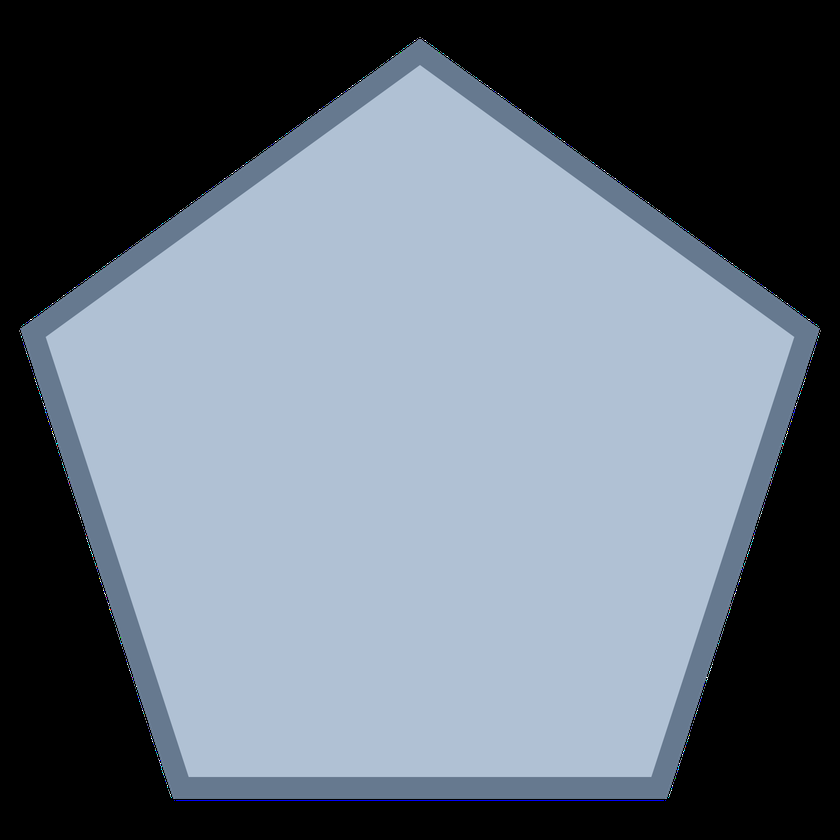
%> input picture data/pentagon.png, 840 x 840 px, shrunk from 1600 x 1600 before the run
$ octave gradient.m   (GNU Octave 9; MATLAB toolbox functions it lacks are replaced by stand-ins)
%> lines starting %> are read from the running program, lines starting %| are printed output that depends on the picture
### tests/isoctave.m
%% functions
function retval = isoctave
  persistent cacheval;  % speeds up repeated calls

  if isempty (cacheval)
    cacheval = (exist ('OCTAVE_VERSION', 'builtin') > 0);
  end

  retval = cacheval;
end

### tests/gradient.m
if isoctave()
   pkg load image;
else
   import image;
end

clear all;
close all;

[path, name, ext] = fileparts(mfilename('fullpath'));
path = fullfile(path, '/../data/');

str = sprintf('FULLPATH to data: [%s]', path);
disp(str);

% load image
I = double(rgb2gray(imread(fullfile(path, 'pentagon.png')))) / 255.;
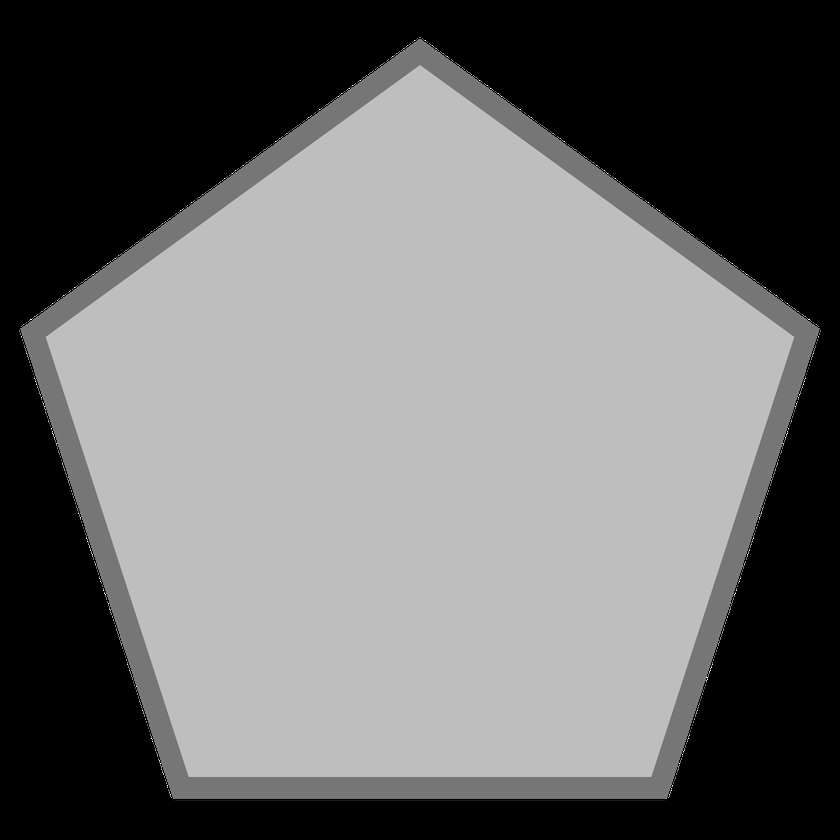
%> I: size 840x840 double; min 0, max 1, mean 0.424
% figure; imshow(I);

% sobel filter
[gx, gy] = imgradientxy(I, 'sobel');
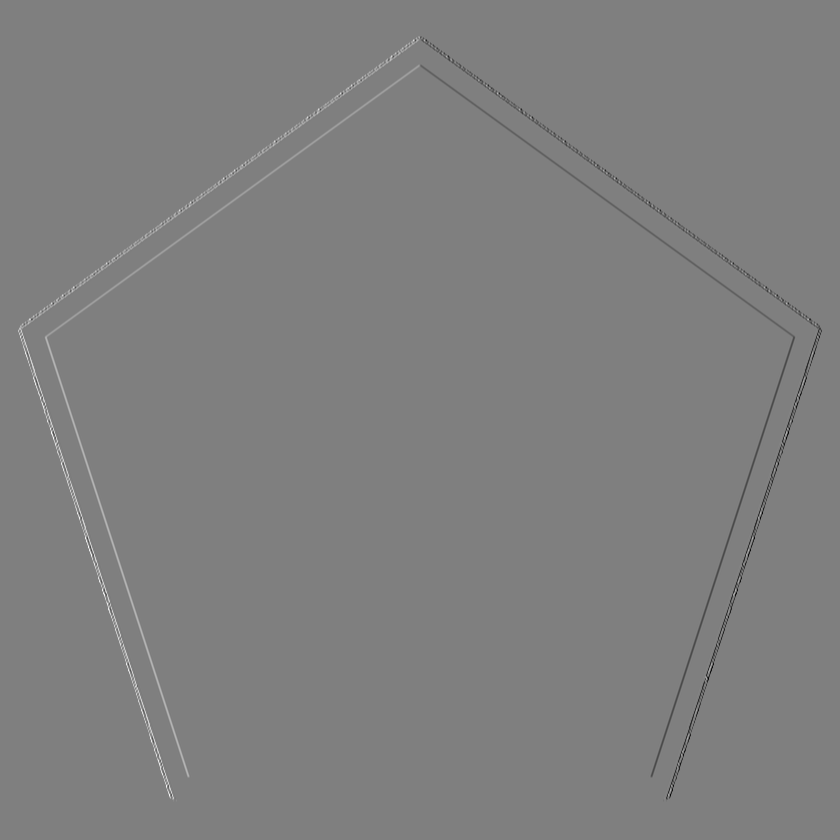
%> gx: size 840x840 double; min -2.88, max 2.88, mean 5.54e-18; drawn with min black and max white
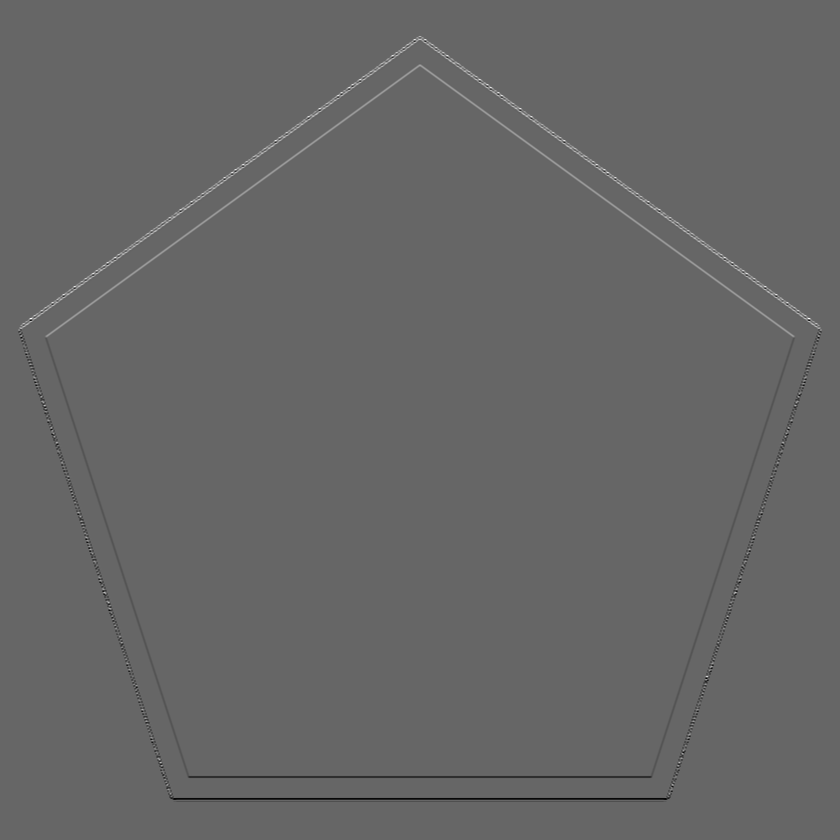
%> gy: size 840x840 double; min -2.01, max 3, mean 4.35e-18; drawn with min black and max white
[gmag, gdir] = imgradient(gx, gy);
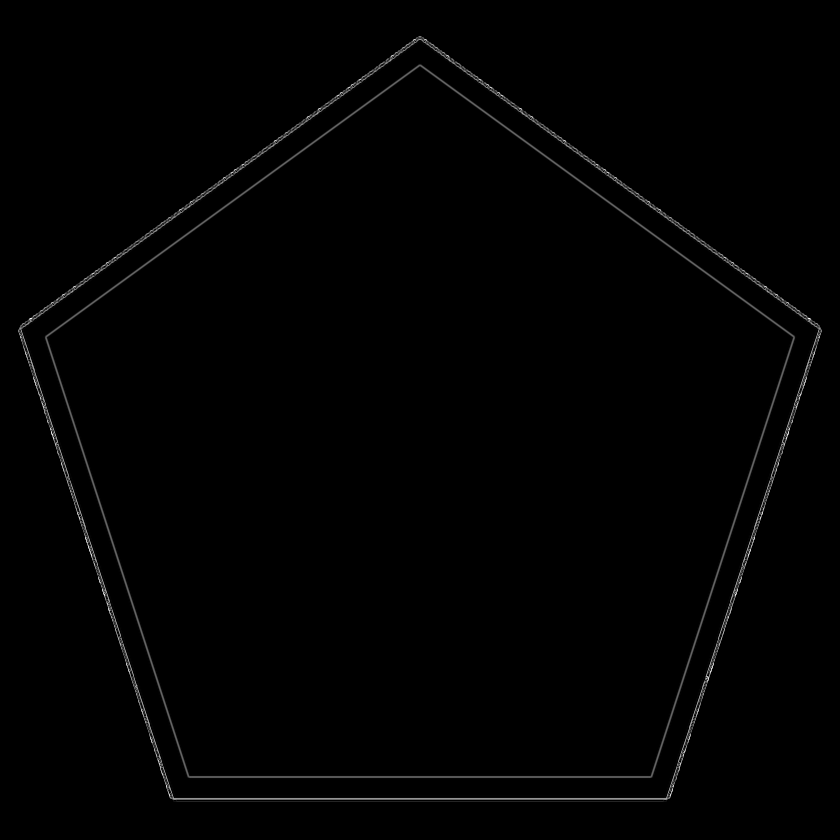
%> gmag: size 840x840 double; min 0, max 3.16, mean 0.0233; drawn with min black and max white
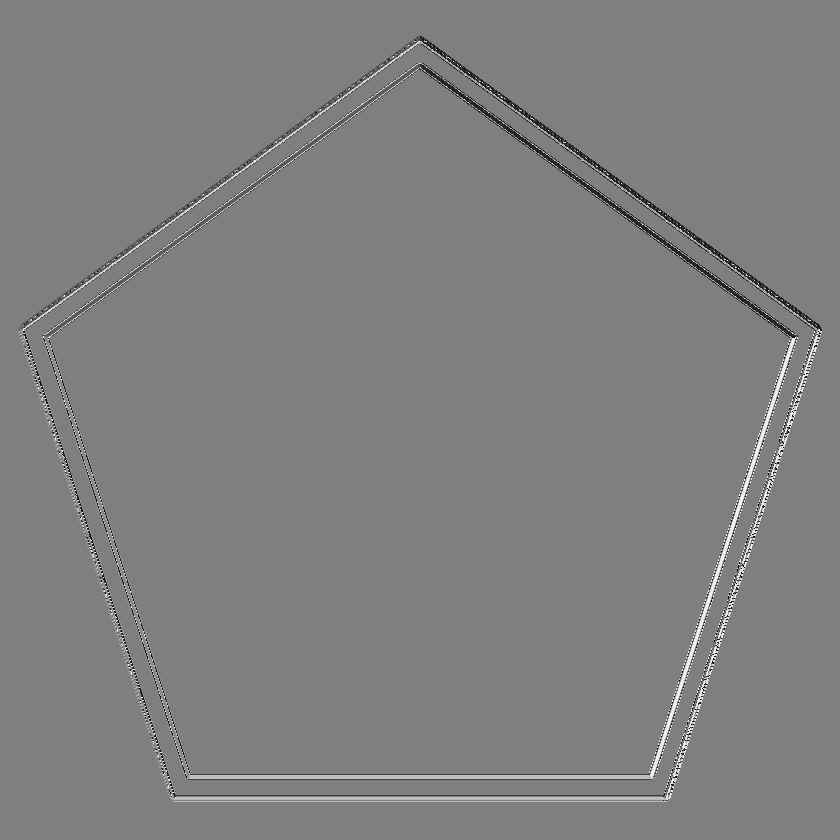
%> gdir: size 840x840 double; min -180, max 180, mean 0.1; drawn with min black and max white

%imshow(gmag);
figure;
imshow(gmag / 4 * sqrt(2));

figure;
imshow((gdir + 180.) / 360.);
